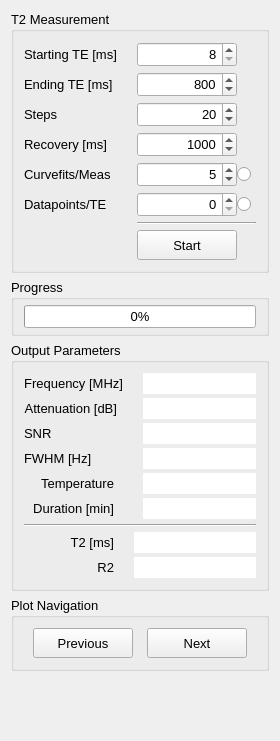
<?xml version="1.0" encoding="UTF-8"?>
<ui version="4.0">
 <class>ccRelaxometerWidget</class>
 <widget class="QWidget" name="ccRelaxometerWidget">
  <property name="geometry">
   <rect>
    <x>0</x>
    <y>0</y>
    <width>280</width>
    <height>741</height>
   </rect>
  </property>
  <property name="sizePolicy">
   <sizepolicy hsizetype="Fixed" vsizetype="Preferred">
    <horstretch>0</horstretch>
    <verstretch>0</verstretch>
   </sizepolicy>
  </property>
  <property name="minimumSize">
   <size>
    <width>280</width>
    <height>0</height>
   </size>
  </property>
  <property name="maximumSize">
   <size>
    <width>280</width>
    <height>16777215</height>
   </size>
  </property>
  <property name="windowTitle">
   <string>Form</string>
  </property>
  <layout class="QVBoxLayout" name="verticalLayout">
   <item>
    <widget class="QGroupBox" name="MeasParamWidget">
     <property name="font">
      <font>
       <pointsize>10</pointsize>
      </font>
     </property>
     <property name="title">
      <string>T2 Measurement</string>
     </property>
     <layout class="QHBoxLayout" name="horizontalLayout">
      <property name="spacing">
       <number>0</number>
      </property>
      <property name="leftMargin">
       <number>10</number>
      </property>
      <property name="topMargin">
       <number>10</number>
      </property>
      <property name="rightMargin">
       <number>10</number>
      </property>
      <property name="bottomMargin">
       <number>10</number>
      </property>
      <item>
       <widget class="QWidget" name="controls" native="true">
        <layout class="QFormLayout" name="controls_layout">
         <property name="horizontalSpacing">
          <number>20</number>
         </property>
         <property name="verticalSpacing">
          <number>5</number>
         </property>
         <property name="leftMargin">
          <number>0</number>
         </property>
         <property name="topMargin">
          <number>0</number>
         </property>
         <property name="rightMargin">
          <number>0</number>
         </property>
         <property name="bottomMargin">
          <number>0</number>
         </property>
         <item row="0" column="0">
          <widget class="QLabel" name="t2StartLabel">
           <property name="sizePolicy">
            <sizepolicy hsizetype="Minimum" vsizetype="Preferred">
             <horstretch>0</horstretch>
             <verstretch>0</verstretch>
            </sizepolicy>
           </property>
           <property name="font">
            <font>
             <pointsize>10</pointsize>
            </font>
           </property>
           <property name="text">
            <string>Starting TE [ms]</string>
           </property>
          </widget>
         </item>
         <item row="0" column="1">
          <widget class="QSpinBox" name="t2Start_input">
           <property name="sizePolicy">
            <sizepolicy hsizetype="Fixed" vsizetype="Fixed">
             <horstretch>0</horstretch>
             <verstretch>0</verstretch>
            </sizepolicy>
           </property>
           <property name="minimumSize">
            <size>
             <width>100</width>
             <height>25</height>
            </size>
           </property>
           <property name="maximumSize">
            <size>
             <width>100</width>
             <height>25</height>
            </size>
           </property>
           <property name="alignment">
            <set>Qt::AlignRight|Qt::AlignTrailing|Qt::AlignVCenter</set>
           </property>
           <property name="minimum">
            <number>8</number>
           </property>
           <property name="maximum">
            <number>10000</number>
           </property>
          </widget>
         </item>
         <item row="1" column="0">
          <widget class="QLabel" name="t2EndLabel">
           <property name="sizePolicy">
            <sizepolicy hsizetype="Minimum" vsizetype="Preferred">
             <horstretch>0</horstretch>
             <verstretch>0</verstretch>
            </sizepolicy>
           </property>
           <property name="font">
            <font>
             <pointsize>10</pointsize>
            </font>
           </property>
           <property name="text">
            <string>Ending TE [ms]</string>
           </property>
          </widget>
         </item>
         <item row="1" column="1">
          <widget class="QSpinBox" name="t2End_input">
           <property name="sizePolicy">
            <sizepolicy hsizetype="Fixed" vsizetype="Fixed">
             <horstretch>0</horstretch>
             <verstretch>0</verstretch>
            </sizepolicy>
           </property>
           <property name="minimumSize">
            <size>
             <width>100</width>
             <height>25</height>
            </size>
           </property>
           <property name="maximumSize">
            <size>
             <width>100</width>
             <height>25</height>
            </size>
           </property>
           <property name="alignment">
            <set>Qt::AlignRight|Qt::AlignTrailing|Qt::AlignVCenter</set>
           </property>
           <property name="maximum">
            <number>10000</number>
           </property>
           <property name="value">
            <number>800</number>
           </property>
          </widget>
         </item>
         <item row="2" column="0">
          <widget class="QLabel" name="t2StepLabel">
           <property name="sizePolicy">
            <sizepolicy hsizetype="Minimum" vsizetype="Preferred">
             <horstretch>0</horstretch>
             <verstretch>0</verstretch>
            </sizepolicy>
           </property>
           <property name="font">
            <font>
             <pointsize>10</pointsize>
            </font>
           </property>
           <property name="text">
            <string>Steps</string>
           </property>
          </widget>
         </item>
         <item row="2" column="1">
          <widget class="QSpinBox" name="t2Step_input">
           <property name="sizePolicy">
            <sizepolicy hsizetype="Fixed" vsizetype="Fixed">
             <horstretch>0</horstretch>
             <verstretch>0</verstretch>
            </sizepolicy>
           </property>
           <property name="minimumSize">
            <size>
             <width>100</width>
             <height>25</height>
            </size>
           </property>
           <property name="maximumSize">
            <size>
             <width>100</width>
             <height>25</height>
            </size>
           </property>
           <property name="alignment">
            <set>Qt::AlignRight|Qt::AlignTrailing|Qt::AlignVCenter</set>
           </property>
           <property name="value">
            <number>20</number>
           </property>
          </widget>
         </item>
         <item row="3" column="0">
          <widget class="QLabel" name="t2RecoveryLabel">
           <property name="sizePolicy">
            <sizepolicy hsizetype="Minimum" vsizetype="Preferred">
             <horstretch>0</horstretch>
             <verstretch>0</verstretch>
            </sizepolicy>
           </property>
           <property name="font">
            <font>
             <pointsize>10</pointsize>
            </font>
           </property>
           <property name="text">
            <string>Recovery [ms]</string>
           </property>
          </widget>
         </item>
         <item row="3" column="1">
          <widget class="QSpinBox" name="t2Recovery_input">
           <property name="sizePolicy">
            <sizepolicy hsizetype="Fixed" vsizetype="Fixed">
             <horstretch>0</horstretch>
             <verstretch>0</verstretch>
            </sizepolicy>
           </property>
           <property name="minimumSize">
            <size>
             <width>100</width>
             <height>25</height>
            </size>
           </property>
           <property name="maximumSize">
            <size>
             <width>100</width>
             <height>25</height>
            </size>
           </property>
           <property name="alignment">
            <set>Qt::AlignRight|Qt::AlignTrailing|Qt::AlignVCenter</set>
           </property>
           <property name="minimum">
            <number>0</number>
           </property>
           <property name="maximum">
            <number>100000</number>
           </property>
           <property name="singleStep">
            <number>1000</number>
           </property>
           <property name="value">
            <number>1000</number>
           </property>
          </widget>
         </item>
         <item row="4" column="0">
          <widget class="QLabel" name="t2CyclesLabel">
           <property name="font">
            <font>
             <pointsize>10</pointsize>
            </font>
           </property>
           <property name="text">
            <string>Curvefits/Meas</string>
           </property>
          </widget>
         </item>
         <item row="4" column="1">
          <layout class="QHBoxLayout" name="horizontalLayout_2">
           <item>
            <widget class="QSpinBox" name="measAvg_input">
             <property name="sizePolicy">
              <sizepolicy hsizetype="Fixed" vsizetype="Fixed">
               <horstretch>0</horstretch>
               <verstretch>0</verstretch>
              </sizepolicy>
             </property>
             <property name="minimumSize">
              <size>
               <width>100</width>
               <height>25</height>
              </size>
             </property>
             <property name="maximumSize">
              <size>
               <width>100</width>
               <height>25</height>
              </size>
             </property>
             <property name="alignment">
              <set>Qt::AlignRight|Qt::AlignTrailing|Qt::AlignVCenter</set>
             </property>
             <property name="maximum">
              <number>98</number>
             </property>
             <property name="value">
              <number>5</number>
             </property>
            </widget>
           </item>
           <item>
            <widget class="QRadioButton" name="measAvg_enable">
             <property name="text">
              <string/>
             </property>
             <property name="autoExclusive">
              <bool>false</bool>
             </property>
            </widget>
           </item>
          </layout>
         </item>
         <item row="5" column="0">
          <widget class="QLabel" name="label">
           <property name="font">
            <font>
             <pointsize>10</pointsize>
            </font>
           </property>
           <property name="text">
            <string>Datapoints/TE</string>
           </property>
          </widget>
         </item>
         <item row="5" column="1">
          <layout class="QHBoxLayout" name="horizontalLayout_5">
           <item>
            <widget class="QSpinBox" name="dataAvg_input">
             <property name="sizePolicy">
              <sizepolicy hsizetype="Fixed" vsizetype="Fixed">
               <horstretch>0</horstretch>
               <verstretch>0</verstretch>
              </sizepolicy>
             </property>
             <property name="minimumSize">
              <size>
               <width>100</width>
               <height>25</height>
              </size>
             </property>
             <property name="maximumSize">
              <size>
               <width>100</width>
               <height>25</height>
              </size>
             </property>
             <property name="alignment">
              <set>Qt::AlignRight|Qt::AlignTrailing|Qt::AlignVCenter</set>
             </property>
            </widget>
           </item>
           <item>
            <widget class="QRadioButton" name="dataAvg_enable">
             <property name="text">
              <string/>
             </property>
             <property name="autoExclusive">
              <bool>false</bool>
             </property>
            </widget>
           </item>
          </layout>
         </item>
         <item row="7" column="1">
          <widget class="QPushButton" name="t2Start_btn">
           <property name="sizePolicy">
            <sizepolicy hsizetype="Fixed" vsizetype="Fixed">
             <horstretch>0</horstretch>
             <verstretch>0</verstretch>
            </sizepolicy>
           </property>
           <property name="minimumSize">
            <size>
             <width>100</width>
             <height>30</height>
            </size>
           </property>
           <property name="maximumSize">
            <size>
             <width>100</width>
             <height>30</height>
            </size>
           </property>
           <property name="font">
            <font>
             <pointsize>10</pointsize>
            </font>
           </property>
           <property name="text">
            <string>Start</string>
           </property>
          </widget>
         </item>
         <item row="6" column="1">
          <widget class="Line" name="line_2">
           <property name="orientation">
            <enum>Qt::Horizontal</enum>
           </property>
          </widget>
         </item>
        </layout>
       </widget>
      </item>
     </layout>
    </widget>
   </item>
   <item>
    <widget class="QGroupBox" name="groupBox">
     <property name="font">
      <font>
       <pointsize>10</pointsize>
      </font>
     </property>
     <property name="title">
      <string>Progress</string>
     </property>
     <layout class="QHBoxLayout" name="horizontalLayout_3">
      <property name="spacing">
       <number>0</number>
      </property>
      <property name="leftMargin">
       <number>10</number>
      </property>
      <property name="topMargin">
       <number>5</number>
      </property>
      <property name="rightMargin">
       <number>10</number>
      </property>
      <property name="bottomMargin">
       <number>5</number>
      </property>
      <item>
       <widget class="QProgressBar" name="meas_progress">
        <property name="value">
         <number>0</number>
        </property>
        <property name="textVisible">
         <bool>true</bool>
        </property>
       </widget>
      </item>
     </layout>
    </widget>
   </item>
   <item>
    <widget class="QGroupBox" name="OutputWidget">
     <property name="sizePolicy">
      <sizepolicy hsizetype="Preferred" vsizetype="Minimum">
       <horstretch>0</horstretch>
       <verstretch>0</verstretch>
      </sizepolicy>
     </property>
     <property name="font">
      <font>
       <pointsize>10</pointsize>
      </font>
     </property>
     <property name="title">
      <string>Output Parameters</string>
     </property>
     <layout class="QVBoxLayout" name="verticalLayout_2">
      <property name="spacing">
       <number>5</number>
      </property>
      <property name="leftMargin">
       <number>10</number>
      </property>
      <property name="topMargin">
       <number>10</number>
      </property>
      <property name="rightMargin">
       <number>10</number>
      </property>
      <property name="bottomMargin">
       <number>10</number>
      </property>
      <item>
       <layout class="QFormLayout" name="outputParameters">
        <property name="fieldGrowthPolicy">
         <enum>QFormLayout::ExpandingFieldsGrow</enum>
        </property>
        <property name="rowWrapPolicy">
         <enum>QFormLayout::DontWrapRows</enum>
        </property>
        <property name="horizontalSpacing">
         <number>20</number>
        </property>
        <property name="verticalSpacing">
         <number>4</number>
        </property>
        <property name="leftMargin">
         <number>0</number>
        </property>
        <property name="topMargin">
         <number>0</number>
        </property>
        <property name="rightMargin">
         <number>0</number>
        </property>
        <property name="bottomMargin">
         <number>0</number>
        </property>
        <item row="0" column="0">
         <widget class="QLabel" name="freqLabel">
          <property name="sizePolicy">
           <sizepolicy hsizetype="Minimum" vsizetype="Preferred">
            <horstretch>0</horstretch>
            <verstretch>0</verstretch>
           </sizepolicy>
          </property>
          <property name="minimumSize">
           <size>
            <width>90</width>
            <height>0</height>
           </size>
          </property>
          <property name="font">
           <font>
            <pointsize>10</pointsize>
            <weight>50</weight>
            <bold>false</bold>
           </font>
          </property>
          <property name="text">
           <string>Frequency [MHz]</string>
          </property>
          <property name="alignment">
           <set>Qt::AlignRight|Qt::AlignTrailing|Qt::AlignVCenter</set>
          </property>
         </widget>
        </item>
        <item row="0" column="1">
         <widget class="QLineEdit" name="freq_output">
          <property name="sizePolicy">
           <sizepolicy hsizetype="Expanding" vsizetype="Fixed">
            <horstretch>0</horstretch>
            <verstretch>0</verstretch>
           </sizepolicy>
          </property>
          <property name="minimumSize">
           <size>
            <width>80</width>
            <height>18</height>
           </size>
          </property>
          <property name="maximumSize">
           <size>
            <width>16777215</width>
            <height>25</height>
           </size>
          </property>
          <property name="font">
           <font>
            <pointsize>10</pointsize>
            <weight>50</weight>
            <bold>false</bold>
           </font>
          </property>
          <property name="mouseTracking">
           <bool>false</bool>
          </property>
          <property name="frame">
           <bool>false</bool>
          </property>
          <property name="alignment">
           <set>Qt::AlignRight|Qt::AlignTrailing|Qt::AlignVCenter</set>
          </property>
          <property name="readOnly">
           <bool>true</bool>
          </property>
          <property name="cursorMoveStyle">
           <enum>Qt::LogicalMoveStyle</enum>
          </property>
         </widget>
        </item>
        <item row="1" column="0">
         <widget class="QLabel" name="atLabel">
          <property name="sizePolicy">
           <sizepolicy hsizetype="Minimum" vsizetype="Preferred">
            <horstretch>0</horstretch>
            <verstretch>0</verstretch>
           </sizepolicy>
          </property>
          <property name="minimumSize">
           <size>
            <width>90</width>
            <height>0</height>
           </size>
          </property>
          <property name="font">
           <font>
            <pointsize>10</pointsize>
            <weight>50</weight>
            <bold>false</bold>
           </font>
          </property>
          <property name="text">
           <string>Attenuation [dB]</string>
          </property>
          <property name="alignment">
           <set>Qt::AlignRight|Qt::AlignTrailing|Qt::AlignVCenter</set>
          </property>
         </widget>
        </item>
        <item row="1" column="1">
         <widget class="QLineEdit" name="at_output">
          <property name="sizePolicy">
           <sizepolicy hsizetype="Expanding" vsizetype="Fixed">
            <horstretch>0</horstretch>
            <verstretch>0</verstretch>
           </sizepolicy>
          </property>
          <property name="minimumSize">
           <size>
            <width>80</width>
            <height>18</height>
           </size>
          </property>
          <property name="maximumSize">
           <size>
            <width>16777215</width>
            <height>25</height>
           </size>
          </property>
          <property name="font">
           <font>
            <pointsize>10</pointsize>
            <weight>50</weight>
            <bold>false</bold>
           </font>
          </property>
          <property name="mouseTracking">
           <bool>false</bool>
          </property>
          <property name="frame">
           <bool>false</bool>
          </property>
          <property name="alignment">
           <set>Qt::AlignRight|Qt::AlignTrailing|Qt::AlignVCenter</set>
          </property>
          <property name="readOnly">
           <bool>true</bool>
          </property>
         </widget>
        </item>
        <item row="2" column="0">
         <widget class="QLabel" name="snrLabel">
          <property name="sizePolicy">
           <sizepolicy hsizetype="Minimum" vsizetype="Preferred">
            <horstretch>0</horstretch>
            <verstretch>0</verstretch>
           </sizepolicy>
          </property>
          <property name="font">
           <font>
            <pointsize>10</pointsize>
            <weight>50</weight>
            <bold>false</bold>
           </font>
          </property>
          <property name="text">
           <string>SNR</string>
          </property>
         </widget>
        </item>
        <item row="2" column="1">
         <widget class="QLineEdit" name="snr_output">
          <property name="sizePolicy">
           <sizepolicy hsizetype="Expanding" vsizetype="Fixed">
            <horstretch>0</horstretch>
            <verstretch>0</verstretch>
           </sizepolicy>
          </property>
          <property name="minimumSize">
           <size>
            <width>80</width>
            <height>18</height>
           </size>
          </property>
          <property name="maximumSize">
           <size>
            <width>16777215</width>
            <height>25</height>
           </size>
          </property>
          <property name="font">
           <font>
            <pointsize>10</pointsize>
            <weight>50</weight>
            <bold>false</bold>
           </font>
          </property>
          <property name="mouseTracking">
           <bool>false</bool>
          </property>
          <property name="frame">
           <bool>false</bool>
          </property>
          <property name="alignment">
           <set>Qt::AlignRight|Qt::AlignTrailing|Qt::AlignVCenter</set>
          </property>
          <property name="readOnly">
           <bool>true</bool>
          </property>
         </widget>
        </item>
        <item row="3" column="0">
         <widget class="QLabel" name="fwhmLabel">
          <property name="font">
           <font>
            <pointsize>10</pointsize>
           </font>
          </property>
          <property name="text">
           <string>FWHM [Hz]</string>
          </property>
         </widget>
        </item>
        <item row="3" column="1">
         <widget class="QLineEdit" name="fwhm_output">
          <property name="minimumSize">
           <size>
            <width>80</width>
            <height>18</height>
           </size>
          </property>
          <property name="maximumSize">
           <size>
            <width>16777215</width>
            <height>25</height>
           </size>
          </property>
          <property name="font">
           <font>
            <pointsize>10</pointsize>
           </font>
          </property>
          <property name="frame">
           <bool>false</bool>
          </property>
          <property name="alignment">
           <set>Qt::AlignRight|Qt::AlignTrailing|Qt::AlignVCenter</set>
          </property>
         </widget>
        </item>
        <item row="4" column="0">
         <widget class="QLabel" name="centerLabel">
          <property name="sizePolicy">
           <sizepolicy hsizetype="Minimum" vsizetype="Preferred">
            <horstretch>0</horstretch>
            <verstretch>0</verstretch>
           </sizepolicy>
          </property>
          <property name="minimumSize">
           <size>
            <width>90</width>
            <height>0</height>
           </size>
          </property>
          <property name="font">
           <font>
            <pointsize>10</pointsize>
            <weight>50</weight>
            <bold>false</bold>
           </font>
          </property>
          <property name="text">
           <string>Temperature</string>
          </property>
          <property name="alignment">
           <set>Qt::AlignRight|Qt::AlignTrailing|Qt::AlignVCenter</set>
          </property>
         </widget>
        </item>
        <item row="4" column="1">
         <widget class="QLineEdit" name="temp_output">
          <property name="sizePolicy">
           <sizepolicy hsizetype="Expanding" vsizetype="Fixed">
            <horstretch>0</horstretch>
            <verstretch>0</verstretch>
           </sizepolicy>
          </property>
          <property name="minimumSize">
           <size>
            <width>80</width>
            <height>18</height>
           </size>
          </property>
          <property name="maximumSize">
           <size>
            <width>16777215</width>
            <height>25</height>
           </size>
          </property>
          <property name="font">
           <font>
            <pointsize>10</pointsize>
            <weight>50</weight>
            <bold>false</bold>
           </font>
          </property>
          <property name="mouseTracking">
           <bool>false</bool>
          </property>
          <property name="frame">
           <bool>false</bool>
          </property>
          <property name="alignment">
           <set>Qt::AlignRight|Qt::AlignTrailing|Qt::AlignVCenter</set>
          </property>
          <property name="readOnly">
           <bool>true</bool>
          </property>
         </widget>
        </item>
        <item row="5" column="0">
         <widget class="QLabel" name="peakLabel">
          <property name="sizePolicy">
           <sizepolicy hsizetype="Minimum" vsizetype="Preferred">
            <horstretch>0</horstretch>
            <verstretch>0</verstretch>
           </sizepolicy>
          </property>
          <property name="minimumSize">
           <size>
            <width>90</width>
            <height>0</height>
           </size>
          </property>
          <property name="font">
           <font>
            <pointsize>10</pointsize>
            <weight>50</weight>
            <bold>false</bold>
           </font>
          </property>
          <property name="text">
           <string>Duration [min]</string>
          </property>
          <property name="alignment">
           <set>Qt::AlignRight|Qt::AlignTrailing|Qt::AlignVCenter</set>
          </property>
         </widget>
        </item>
        <item row="5" column="1">
         <widget class="QLineEdit" name="dur_output">
          <property name="sizePolicy">
           <sizepolicy hsizetype="Expanding" vsizetype="Fixed">
            <horstretch>0</horstretch>
            <verstretch>0</verstretch>
           </sizepolicy>
          </property>
          <property name="minimumSize">
           <size>
            <width>80</width>
            <height>18</height>
           </size>
          </property>
          <property name="maximumSize">
           <size>
            <width>16777215</width>
            <height>25</height>
           </size>
          </property>
          <property name="font">
           <font>
            <pointsize>10</pointsize>
            <weight>50</weight>
            <bold>false</bold>
           </font>
          </property>
          <property name="mouseTracking">
           <bool>false</bool>
          </property>
          <property name="frame">
           <bool>false</bool>
          </property>
          <property name="alignment">
           <set>Qt::AlignRight|Qt::AlignTrailing|Qt::AlignVCenter</set>
          </property>
          <property name="readOnly">
           <bool>true</bool>
          </property>
         </widget>
        </item>
       </layout>
      </item>
      <item>
       <widget class="Line" name="line">
        <property name="orientation">
         <enum>Qt::Horizontal</enum>
        </property>
       </widget>
      </item>
      <item>
       <layout class="QFormLayout" name="formLayout_2">
        <property name="fieldGrowthPolicy">
         <enum>QFormLayout::ExpandingFieldsGrow</enum>
        </property>
        <property name="horizontalSpacing">
         <number>20</number>
        </property>
        <property name="verticalSpacing">
         <number>4</number>
        </property>
        <item row="0" column="0">
         <widget class="QLabel" name="t2OutLabel">
          <property name="sizePolicy">
           <sizepolicy hsizetype="Minimum" vsizetype="Preferred">
            <horstretch>0</horstretch>
            <verstretch>0</verstretch>
           </sizepolicy>
          </property>
          <property name="minimumSize">
           <size>
            <width>90</width>
            <height>0</height>
           </size>
          </property>
          <property name="font">
           <font>
            <pointsize>10</pointsize>
           </font>
          </property>
          <property name="text">
           <string>T2 [ms]</string>
          </property>
          <property name="alignment">
           <set>Qt::AlignRight|Qt::AlignTrailing|Qt::AlignVCenter</set>
          </property>
         </widget>
        </item>
        <item row="0" column="1">
         <widget class="QLineEdit" name="t2_output">
          <property name="minimumSize">
           <size>
            <width>80</width>
            <height>18</height>
           </size>
          </property>
          <property name="maximumSize">
           <size>
            <width>16777215</width>
            <height>25</height>
           </size>
          </property>
          <property name="font">
           <font>
            <pointsize>10</pointsize>
           </font>
          </property>
          <property name="frame">
           <bool>false</bool>
          </property>
          <property name="readOnly">
           <bool>true</bool>
          </property>
         </widget>
        </item>
        <item row="1" column="0">
         <widget class="QLabel" name="t2stdDevLabel">
          <property name="sizePolicy">
           <sizepolicy hsizetype="Minimum" vsizetype="Preferred">
            <horstretch>0</horstretch>
            <verstretch>0</verstretch>
           </sizepolicy>
          </property>
          <property name="minimumSize">
           <size>
            <width>90</width>
            <height>0</height>
           </size>
          </property>
          <property name="font">
           <font>
            <pointsize>10</pointsize>
           </font>
          </property>
          <property name="text">
           <string>R2</string>
          </property>
          <property name="alignment">
           <set>Qt::AlignRight|Qt::AlignTrailing|Qt::AlignVCenter</set>
          </property>
         </widget>
        </item>
        <item row="1" column="1">
         <widget class="QLineEdit" name="r2_output">
          <property name="minimumSize">
           <size>
            <width>80</width>
            <height>18</height>
           </size>
          </property>
          <property name="maximumSize">
           <size>
            <width>16777215</width>
            <height>25</height>
           </size>
          </property>
          <property name="font">
           <font>
            <pointsize>10</pointsize>
           </font>
          </property>
          <property name="frame">
           <bool>false</bool>
          </property>
          <property name="readOnly">
           <bool>true</bool>
          </property>
         </widget>
        </item>
       </layout>
      </item>
     </layout>
    </widget>
   </item>
   <item>
    <widget class="QWidget" name="plotNav_widget" native="true">
     <property name="font">
      <font>
       <pointsize>10</pointsize>
      </font>
     </property>
     <layout class="QVBoxLayout" name="verticalLayout_3">
      <property name="spacing">
       <number>0</number>
      </property>
      <property name="leftMargin">
       <number>0</number>
      </property>
      <property name="topMargin">
       <number>0</number>
      </property>
      <property name="rightMargin">
       <number>0</number>
      </property>
      <property name="bottomMargin">
       <number>0</number>
      </property>
      <item>
       <widget class="QGroupBox" name="groupBox_3">
        <property name="title">
         <string>Plot Navigation</string>
        </property>
        <layout class="QHBoxLayout" name="horizontalLayout_8">
         <property name="spacing">
          <number>5</number>
         </property>
         <property name="leftMargin">
          <number>10</number>
         </property>
         <property name="topMargin">
          <number>10</number>
         </property>
         <property name="rightMargin">
          <number>10</number>
         </property>
         <property name="bottomMargin">
          <number>10</number>
         </property>
         <item>
          <widget class="QPushButton" name="prevPlot_btn">
           <property name="sizePolicy">
            <sizepolicy hsizetype="Fixed" vsizetype="Fixed">
             <horstretch>0</horstretch>
             <verstretch>0</verstretch>
            </sizepolicy>
           </property>
           <property name="minimumSize">
            <size>
             <width>100</width>
             <height>30</height>
            </size>
           </property>
           <property name="maximumSize">
            <size>
             <width>100</width>
             <height>30</height>
            </size>
           </property>
           <property name="font">
            <font>
             <pointsize>10</pointsize>
            </font>
           </property>
           <property name="text">
            <string>Previous</string>
           </property>
          </widget>
         </item>
         <item>
          <widget class="QPushButton" name="nextPlot_btn">
           <property name="sizePolicy">
            <sizepolicy hsizetype="Fixed" vsizetype="Fixed">
             <horstretch>0</horstretch>
             <verstretch>0</verstretch>
            </sizepolicy>
           </property>
           <property name="minimumSize">
            <size>
             <width>100</width>
             <height>30</height>
            </size>
           </property>
           <property name="maximumSize">
            <size>
             <width>100</width>
             <height>30</height>
            </size>
           </property>
           <property name="font">
            <font>
             <pointsize>10</pointsize>
            </font>
           </property>
           <property name="text">
            <string>Next</string>
           </property>
          </widget>
         </item>
        </layout>
       </widget>
      </item>
     </layout>
    </widget>
   </item>
   <item>
    <spacer name="verticalSpacer">
     <property name="orientation">
      <enum>Qt::Vertical</enum>
     </property>
     <property name="sizeHint" stdset="0">
      <size>
       <width>20</width>
       <height>40</height>
      </size>
     </property>
    </spacer>
   </item>
  </layout>
 </widget>
 <resources/>
 <connections/>
</ui>
